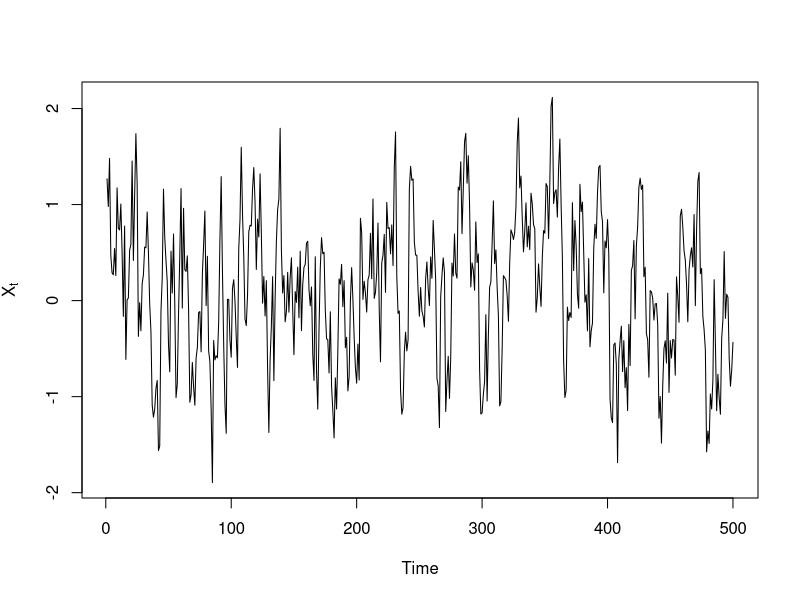
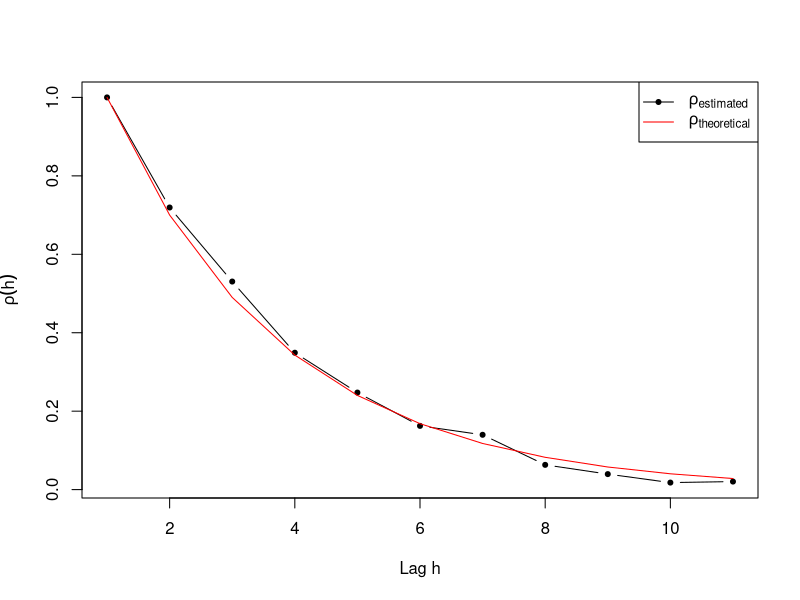
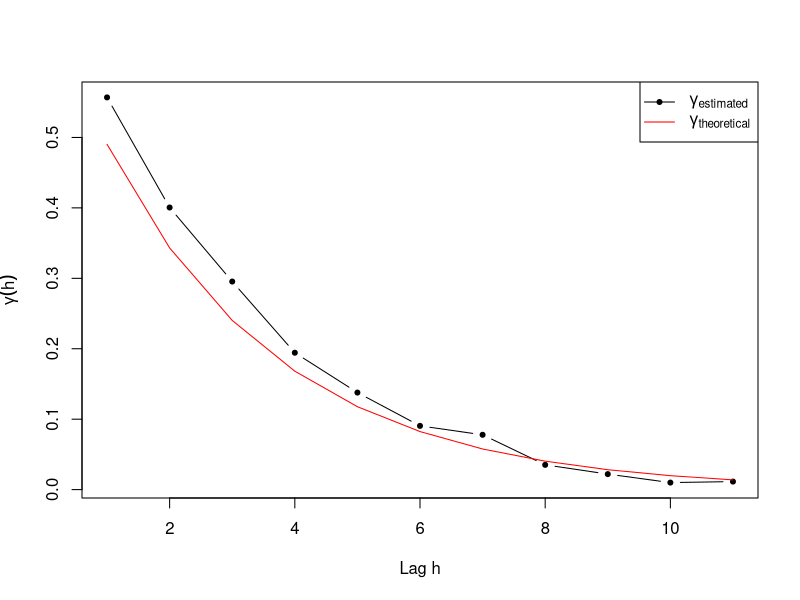
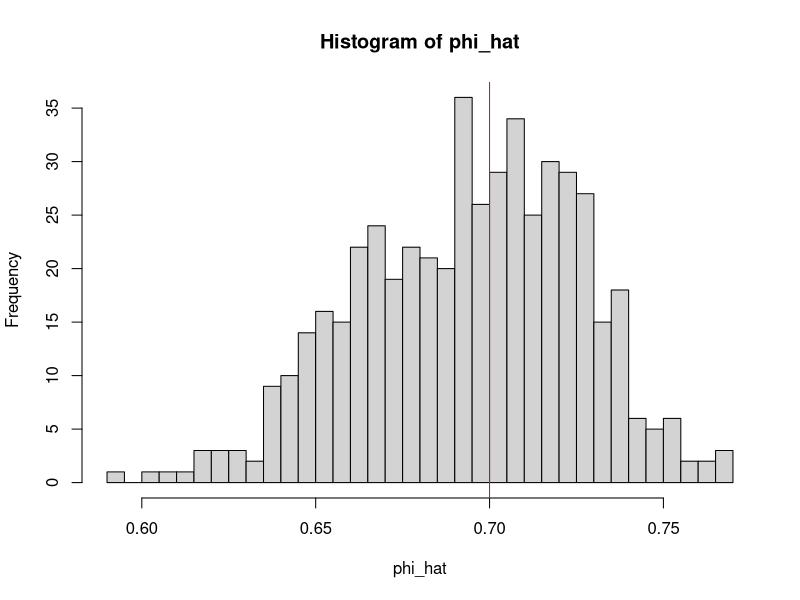
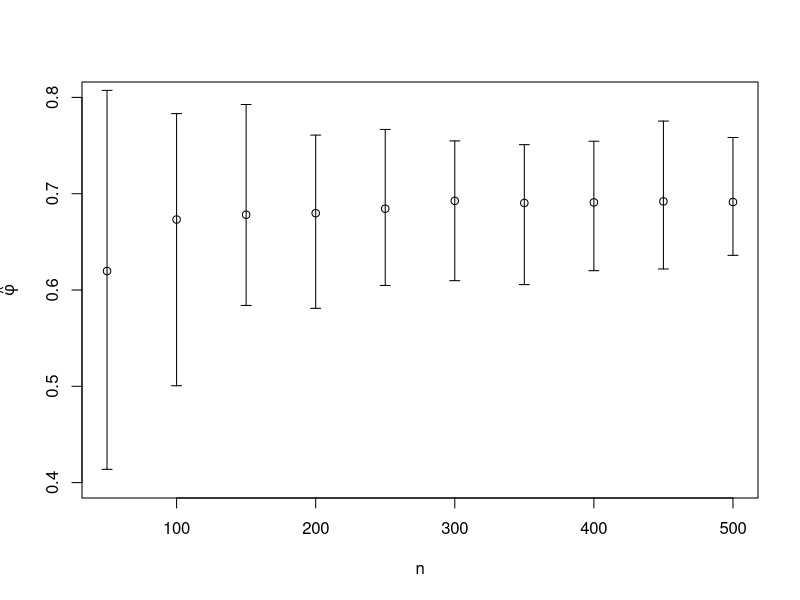
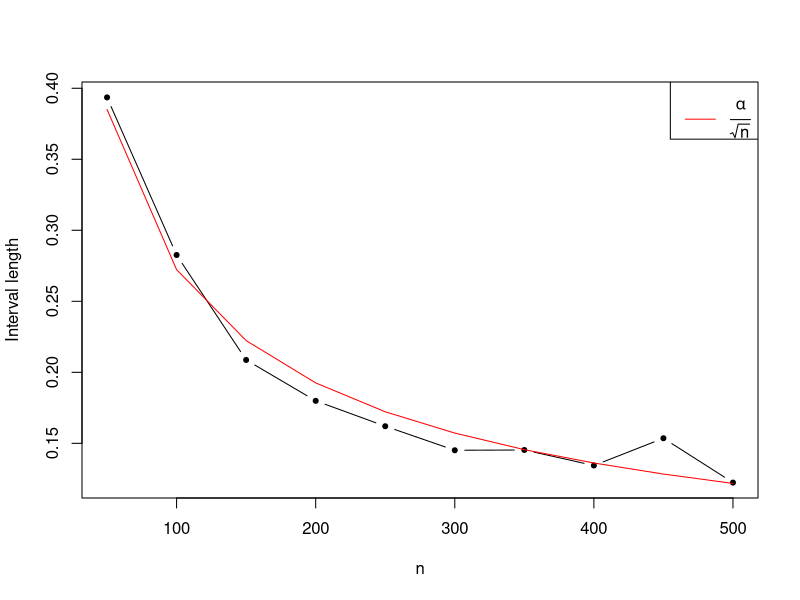

Generate these figures, in order, with R:
rm(list=objects())

set.seed(2)

#### Simulation

n = 500
sigma = 0.5

phi = 0.7 # Choice, < 1

eps = rnorm(n, 0, sd=sigma)

x = arima.sim(list(ar = c(phi)), n=n, innov=eps)

plot(x, type="l", ylab=expression(X[t]))

#### Autocovariance estimation

## Autocorrelation

rho_estimated = acf(x, lag.max=10, plot=FALSE)
rho_estimated = rho_estimated$acf # acf returns a list with various attributes, among them:
# acf = values of the autocorrelation
# lags = lags corresponding to the values in $acf
rho_theoretical = phi^c(0:10)

plot(rho_estimated, type='b', pch=20, ylab=expression(rho(h)), xlab="Lag h")
lines(rho_theoretical, col='red')
legend("topright", legend=c(expression(rho[estimated]), expression(rho[theoretical])),
       lty=1, col=c("black","red"), pch=c(20, NA))

## Autocovariance 

gamma_estimated = rho_estimated*var(x)
gamma_theoretical = sigma^2/(1-phi^2)*phi^c(0:10)

plot(gamma_estimated, type='b', pch=20, ylab=expression(gamma(h)), xlab="Lag h")
lines(gamma_theoretical, col='red')
legend("topright", legend=c(expression(gamma[estimated]), expression(gamma[theoretical])),
       lty=1, col=c("black","red"), pch=c(20, NA))

#### Phi estimator

## One-shot

phi_hat = rho_estimated[2]

## Monte-Carlo

estim_phi = function(n,  sigma, phi)
{
  eps = rnorm(n, 0, sd=sigma)
  x = arima.sim(list(ar = c(phi)), n=n, innov=eps)
  rho_estimated = acf(x, lag.max=1, plot =FALSE)$acf
  phi_hat = rho_estimated[2]
  return(phi_hat)
}

N_simu = 500
phi_hat = sapply(rep(n, N_simu), estim_phi, sigma=sigma, phi=phi)

hist(phi_hat, breaks=30)
abline(v=phi, col='red')

alpha = 0.05

confidence_int = quantile(phi_hat, c(alpha/2,1-alpha/2))

# handy solution

a = sort(phi_hat)[floor(alpha/2*N_simu)]
b = sort(phi_hat)[floor((1-alpha/2)*N_simu)]
confidence_int = c(a,b)

N_simu = 100 # to go faster
list_n = seq(50, 500, by=50)
ICs = NULL
averaged_phi_hat = c()
for(n in list_n)
{
  phi_h = sapply(rep(n, N_simu), estim_phi, sigma=sigma, phi=phi)
  ICs = rbind(ICs, quantile(phi_h, c(alpha/2,1-alpha/2)))
  averaged_phi_hat = c(averaged_phi_hat, mean(phi_h))
}


plot(list_n, averaged_phi_hat, ylim = c(0.4,0.8), xlab="n", ylab=expression(hat(phi)))
arrows(list_n, ICs[,1], list_n, ICs[,2], length=0.05, angle=90, code=3)

sizes = abs(ICs[,2]-ICs[,1])
plot(list_n, sizes, type='b', pch=20, xlab="n", ylab="Interval length")

conv = 1/sqrt(list_n)
reg = lm(sizes~conv-1)
lines(list_n, reg$coeff/sqrt(list_n), col='red')
legend("topright", legend=c(expression(frac(alpha,sqrt(n)))), col="red", lty=1)